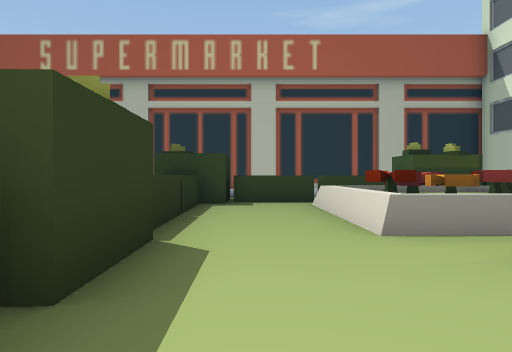
view 1 (above)

15 first-person views from a walk through a 3-D level made in the Unity game engine. The camera is 1.2 m above the floor, looks level and sees 75° across. The floor is counted in squares, 2 m on a side. Each view is taken from the middle of a square. On the plan, view 1 faces up. The plan holds only what a view shows up to about 10 squares ahead; the rest is blank. The place goes on beyond the plan. The player character is not drawn. Some animated figures are not drawn.

view 2
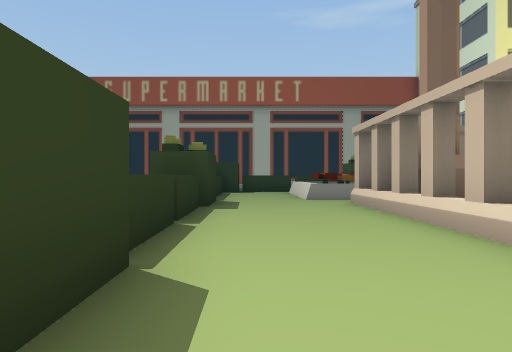

view 3
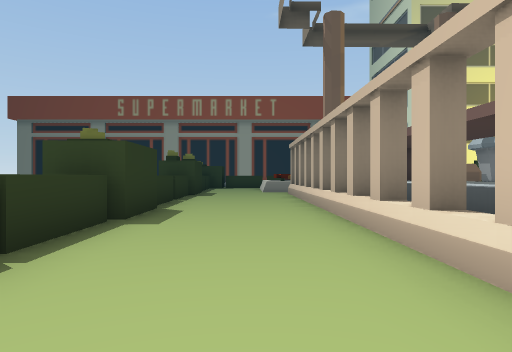

view 4
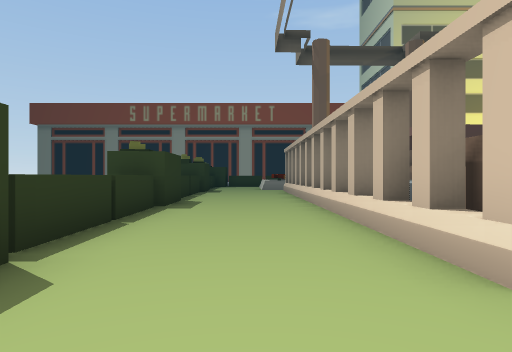

view 5
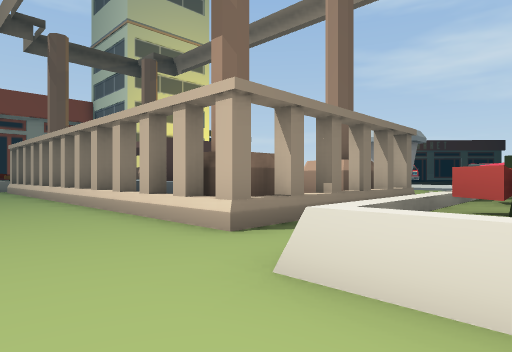

view 6
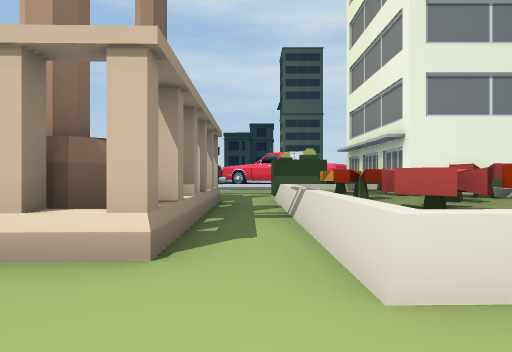

view 7
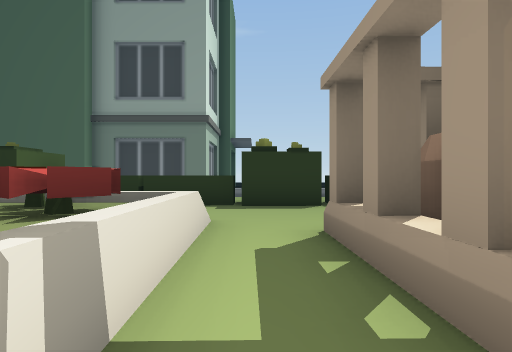

view 8
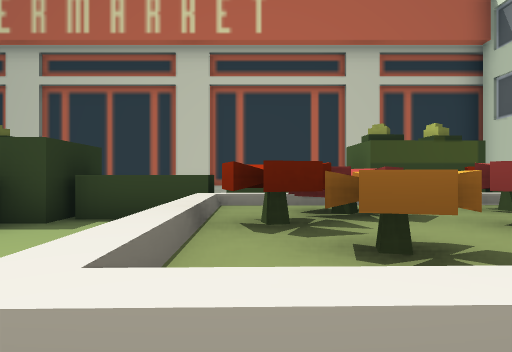

view 9
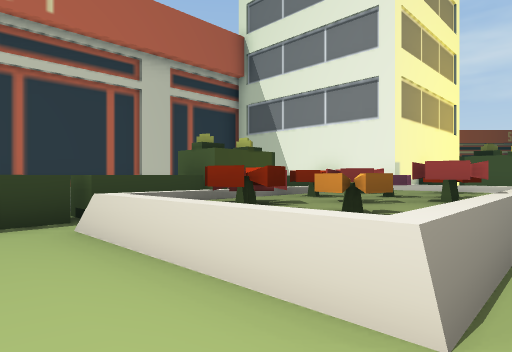

view 10
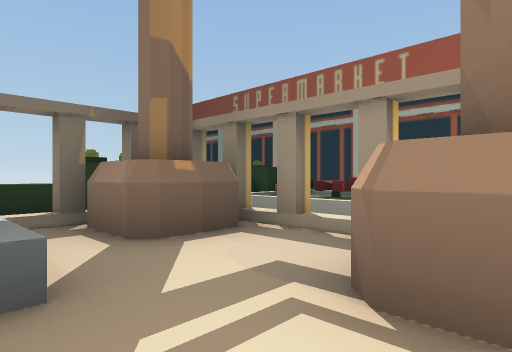

view 11
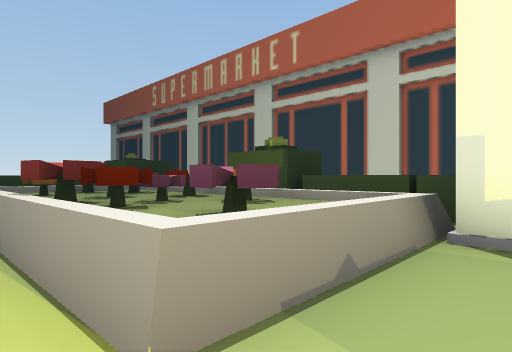

view 12
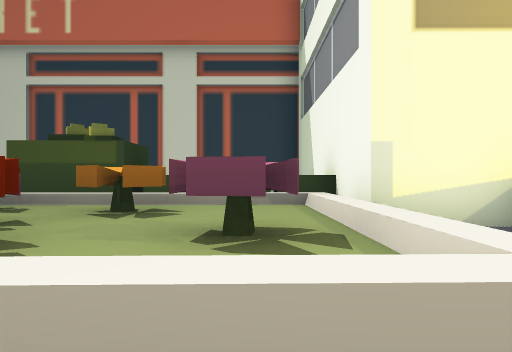

view 13
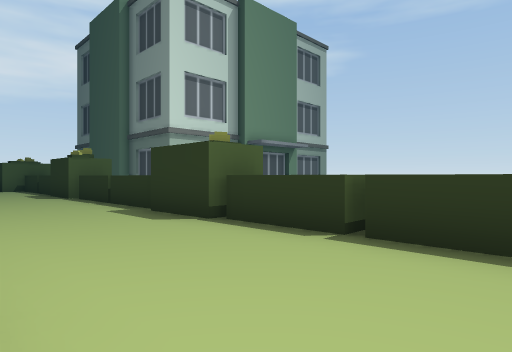

view 14
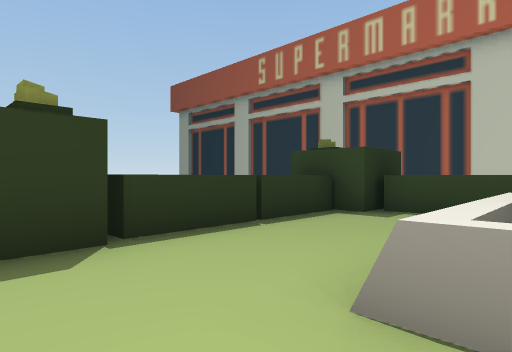

view 15
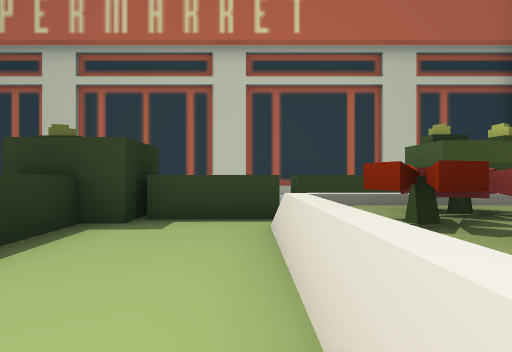

### Floor plan
Key: @ floor where view 1 was taken; # wall or solid block; . main floor; : floor 0.25 m higher than the main floor; / step, stairs or slope; = window, fence, low wall or low ledge; ^ raised ledge; B building.
Columns run from 2 left of view 1 to 10 right of it. Each row starts with its distance up from view 1.
 12 ###########
 11           B
 10           #
  9  #    ##  #
  8  #^^^^##^^#
  7 ^...^^^^^^#
  6 ^...^^^^^^^.^
  5 ^...^^^^^^^.#
  4 ^...^^^^^^^.#
  3 ##....  ....
  2 ##...##=#
  1  ^../##:##
  0  ^@./:::::
 -1 ^^...###::
 -2  ^...=
 -3 ##...#
 -4 ##...###
 -5  ^...##
 -6  ^...##
 -7  ^...:
 -8 #^...##  #
 -9 ##...######..
-10  #...........
-11  ^..^^^^^^^
-12  ^..#^^^^^^

Positions as (right, up) in squares from view 1, and headings:
1: (0, 0), facing up
2: (0, -5), facing up
3: (1, -9), facing up
4: (1, -11), facing up
5: (0, -12), facing up-right
6: (0, -10), facing right
7: (6, -10), facing left
8: (2, 3), facing up
9: (0, 3), facing up-right
10: (7, -1), facing up-left
11: (9, 3), facing up-left
12: (7, 3), facing up
13: (2, 1), facing down-left
14: (2, 2), facing up-left
15: (1, 3), facing up
